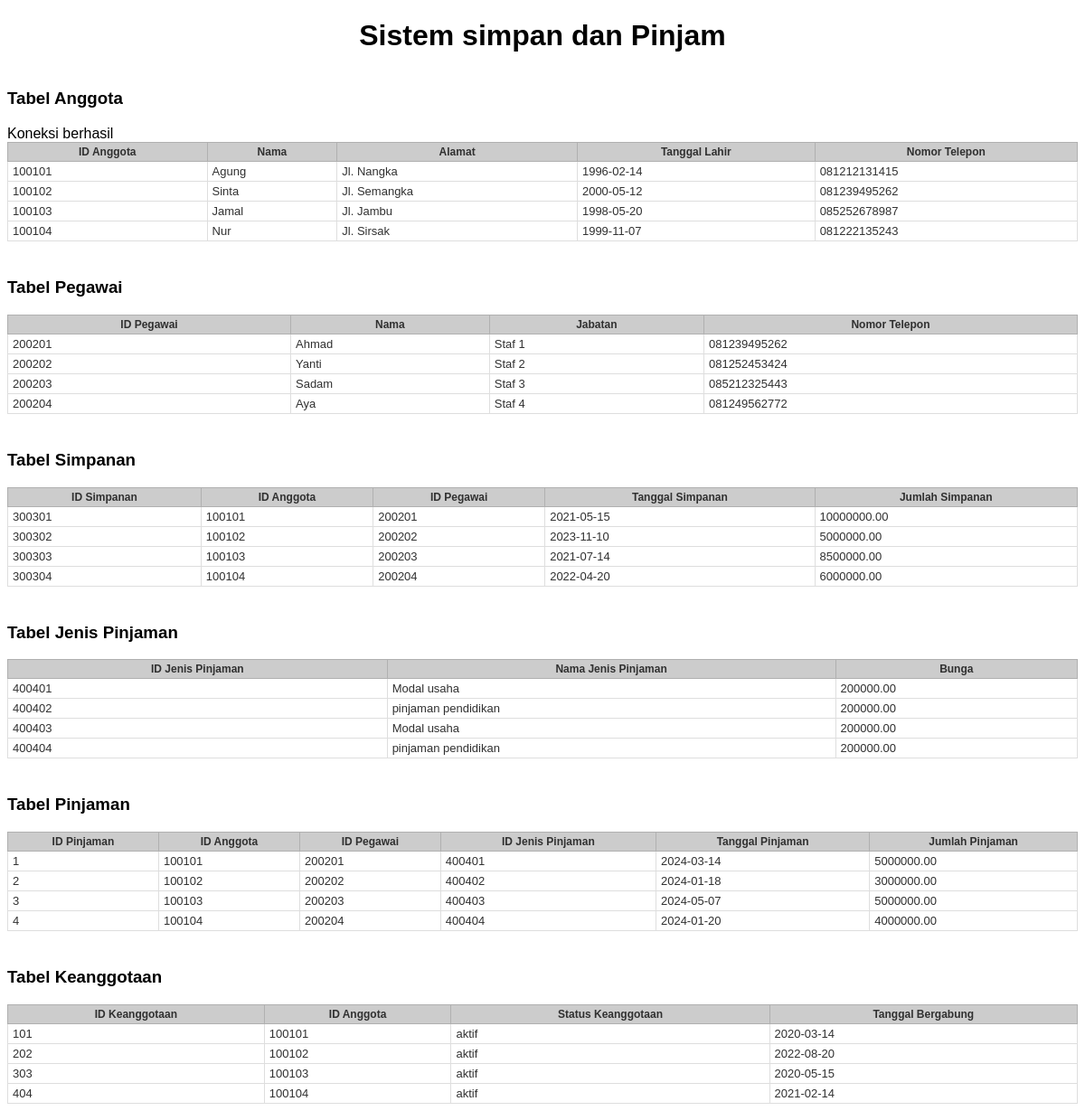
The page / on the database its author committed.
### tables this page shows
CREATE TABLE `anggota` (
  `ID_anggota` int(10) NOT NULL,
  `Nama` varchar(100) DEFAULT NULL,
  `Alamat` varchar(200) DEFAULT NULL,
  `Tanggal_lahir` date DEFAULT NULL,
  `Nomor_telepon` varchar(15) DEFAULT NULL,
  `status_keanggotaan` varchar(50) DEFAULT NULL,
  `Tanggal_bergabung` date DEFAULT NULL
);

CREATE TABLE `pegawai` (
  `ID_pegawai` int(10) NOT NULL,
  `Nama` varchar(100) DEFAULT NULL,
  `Jabatan` varchar(50) DEFAULT NULL,
  `Nomor_telepon` varchar(15) DEFAULT NULL
);

CREATE TABLE `simpanan` (
  `ID_simpanan` int(10) NOT NULL,
  `ID_anggota` int(11) DEFAULT NULL,
  `ID_pegawai` int(11) DEFAULT NULL,
  `Tanggal_simpanan` date DEFAULT NULL,
  `Jumlah_simpanan` decimal(15,2) DEFAULT NULL
);

CREATE TABLE `jenis_pinjaman` (
  `ID_jenis_pinjaman` int(10) NOT NULL,
  `Nama_jenis_pinjaman` varchar(150) DEFAULT NULL,
  `Bunga` decimal(15,2) DEFAULT NULL
);

CREATE TABLE `pinjaman` (
  `ID_pinjaman` int(10) NOT NULL,
  `ID_anggota` int(11) DEFAULT NULL,
  `ID_pegawai` int(11) DEFAULT NULL,
  `ID_jenis_pinjaman` int(11) DEFAULT NULL,
  `Tanggal_pinjaman` date DEFAULT NULL,
  `Jumlah_pinjaman` decimal(15,2) DEFAULT NULL
);

CREATE TABLE `keanggotaan` (
  `ID_keanggotaan` int(10) NOT NULL,
  `ID_anggota` int(11) DEFAULT NULL,
  `Status_keanggotaan` varchar(50) DEFAULT NULL,
  `Tanggal_bergabung` date DEFAULT NULL
);

### index.php (the view, shortened to what this page needs)
<!DOCTYPE html>
<html>
<head>
</head>
<body>
    <center><h1>Sistem simpan dan Pinjam</h1></center>
    <h3>Tabel Anggota</h3>
    <table>
        <thead>
            <tr>
                <th>ID Anggota</th>
                <th>Nama</th>
                <th>Alamat</th>
                <th>Tanggal Lahir</th>
                <th>Nomor Telepon</th>
            </tr>
        </thead>
        <tbody>
            <?php
            include 'koneksi.php';
            $sql = 'SELECT ID_anggota, Nama, alamat, tanggal_lahir, Nomor_telepon FROM anggota';
            $query = mysqli_query($conn, $sql);
            while ($row = mysqli_fetch_array($query)) {
                echo "<tr>
                    <td>{$row['ID_anggota']}</td>
                    <td>{$row['Nama']}</td>
                    <td>{$row['alamat']}</td>
                    <td>{$row['tanggal_lahir']}</td>
                    <td>{$row['Nomor_telepon']}</td>
                </tr>";
            }
            ?>
        </tbody>
    </table>
    <h3>Tabel Pegawai</h3>
    <table>
        <thead>
            <tr>
                <th>ID Pegawai</th>
                <th>Nama</th>
                <th>Jabatan</th>
                <th>Nomor Telepon</th>
            </tr>
        </thead>
        <tbody>
            <?php
            $sql = 'SELECT ID_pegawai, Nama, Jabatan, Nomor_telepon FROM pegawai';
            $query = mysqli_query($conn, $sql);
            while ($row = mysqli_fetch_array($query)) {
                echo "<tr>
                    <td>{$row['ID_pegawai']}</td>
                    <td>{$row['Nama']}</td>
                    <td>{$row['Jabatan']}</td>
                    <td>{$row['Nomor_telepon']}</td>
                </tr>";
            }
            ?>
        </tbody>
    </table>
    <h3>Tabel Simpanan</h3>
    <table>
        <thead>
            <tr>
                <th>ID Simpanan</th>
                <th>ID Anggota</th>
                <th>ID Pegawai</th>
                <th>Tanggal Simpanan</th>
                <th>Jumlah Simpanan</th>
            </tr>
        </thead>
        <tbody>
            <?php
            $sql = 'SELECT ID_simpanan, ID_anggota, ID_pegawai, Tanggal_simpanan, Jumlah_simpanan FROM simpanan';
            $query = mysqli_query($conn, $sql);
            while ($row = mysqli_fetch_array($query)) {
                echo "<tr>
                    <td>{$row['ID_simpanan']}</td>
                    <td>{$row['ID_anggota']}</td>
                    <td>{$row['ID_pegawai']}</td>
                    <td>{$row['Tanggal_simpanan']}</td>
                    <td>{$row['Jumlah_simpanan']}</td>
                </tr>";
            }
            ?>
        </tbody>
    </table>
    <h3>Tabel Jenis Pinjaman</h3>
    <table>
        <thead>
            <tr>
                <th>ID Jenis Pinjaman</th>
                <th>Nama Jenis Pinjaman</th>
                <th>Bunga</th>
            </tr>
        </thead>
        <tbody>
            <?php
            $sql = 'SELECT ID_jenis_pinjaman, Nama_jenis_pinjaman, Bunga FROM jenis_pinjaman';
            $query = mysqli_query($conn, $sql);
            while ($row = mysqli_fetch_array($query)) {
                echo "<tr>
                    <td>{$row['ID_jenis_pinjaman']}</td>
                    <td>{$row['Nama_jenis_pinjaman']}</td>
                    <td>{$row['Bunga']}</td>
                </tr>";
            }
            ?>
        </tbody>
    </table>
    <h3>Tabel Pinjaman</h3>
    <table>
        <thead>
            <tr>
                <th>ID Pinjaman</th>
                <th>ID Anggota</th>
                <th>ID Pegawai</th>
                <th>ID Jenis Pinjaman</th>
                <th>Tanggal Pinjaman</th>
                <th>Jumlah Pinjaman</th>
            </tr>
        </thead>
        <tbody>
            <?php
            $sql = 'SELECT ID_pinjaman, ID_anggota, ID_pegawai, ID_jenis_pinjaman, Tanggal_pinjaman, Jumlah_pinjaman FROM pinjaman';
            $query = mysqli_query($conn, $sql);
            while ($row = mysqli_fetch_array($query)) {
                echo "<tr>
                    <td>{$row['ID_pinjaman']}</td>
                    <td>{$row['ID_anggota']}</td>
                    <td>{$row['ID_pegawai']}</td>
                    <td>{$row['ID_jenis_pinjaman']}</td>
                    <td>{$row['Tanggal_pinjaman']}</td>
                    <td>{$row['Jumlah_pinjaman']}</td>
                </tr>";
            }
            ?>
        </tbody>
    </table>
    <h3>Tabel Keanggotaan</h3>
    <table>
        <thead>
            <tr>
                <th>ID Keanggotaan</th>
                <th>ID Anggota</th>
                <th>Status Keanggotaan</th>
                <th>Tanggal Bergabung</th>
            </tr>
        </thead>
        <tbody>
            <?php
            $sql = 'SELECT ID_keanggotaan, ID_anggota, Status_keanggotaan, Tanggal_bergabung FROM keanggotaan';
            $query = mysqli_query($conn, $sql);
            while ($row = mysqli_fetch_array($query)) {
                echo "<tr>
                    <td>{$row['ID_keanggotaan']}</td>
                    <td>{$row['ID_anggota']}</td>
                    <td>{$row['Status_keanggotaan']}</td>
                    <td>{$row['Tanggal_bergabung']}</td>
                </tr>";
            }
            ?>
        </tbody>
    </table>
</body>
</html>

### index.php (style rules this page uses)
body { font-family: tahoma, arial; }
table { border-collapse: collapse; width: 100%; }
th, td { font-size: 13px; border: 1px solid #DEDEDE; padding: 3px 5px; color: #303030; }
th { background: #CCCCCC; font-size: 12px; border-color: #B0B0B0; }
h3 { margin-top: 40px; }

### rows shown on the page
anggota: ID_anggota "100101", Nama "Agung", Alamat "Jl. Nangka", Tanggal_lahir "1996-02-14", Nomor_telepon "081212131415"
anggota: ID_anggota "100102", Nama "Sinta", Alamat "Jl. Semangka", Tanggal_lahir "2000-05-12", Nomor_telepon "081239495262"
anggota: ID_anggota "100103", Nama "Jamal", Alamat "Jl. Jambu", Tanggal_lahir "1998-05-20", Nomor_telepon "085252678987"
anggota: ID_anggota "100104", Nama "Nur", Alamat "Jl. Sirsak", Tanggal_lahir "1999-11-07", Nomor_telepon "081222135243"
pegawai: ID_pegawai "200201", Nama "Ahmad", Jabatan "Staf 1", Nomor_telepon "081239495262"
pegawai: ID_pegawai "200202", Nama "Yanti", Jabatan "Staf 2", Nomor_telepon "081252453424"
pegawai: ID_pegawai "200203", Nama "Sadam", Jabatan "Staf 3", Nomor_telepon "085212325443"
pegawai: ID_pegawai "200204", Nama "Aya", Jabatan "Staf 4", Nomor_telepon "081249562772"
simpanan: ID_simpanan "300301", ID_anggota "100101", ID_pegawai "200201", Tanggal_simpanan "2021-05-15", Jumlah_simpanan "10000000.00"
simpanan: ID_simpanan "300302", ID_anggota "100102", ID_pegawai "200202", Tanggal_simpanan "2023-11-10", Jumlah_simpanan "5000000.00"
simpanan: ID_simpanan "300303", ID_anggota "100103", ID_pegawai "200203", Tanggal_simpanan "2021-07-14", Jumlah_simpanan "8500000.00"
simpanan: ID_simpanan "300304", ID_anggota "100104", ID_pegawai "200204", Tanggal_simpanan "2022-04-20", Jumlah_simpanan "6000000.00"
jenis_pinjaman: ID_jenis_pinjaman "400401", Nama_jenis_pinjaman "Modal usaha", Bunga "200000.00"
jenis_pinjaman: ID_jenis_pinjaman "400402", Nama_jenis_pinjaman "pinjaman pendidikan", Bunga "200000.00"
jenis_pinjaman: ID_jenis_pinjaman "400403", Nama_jenis_pinjaman "Modal usaha", Bunga "200000.00"
jenis_pinjaman: ID_jenis_pinjaman "400404", Nama_jenis_pinjaman "pinjaman pendidikan", Bunga "200000.00"
pinjaman: ID_pinjaman "1", ID_anggota "100101", ID_pegawai "200201", ID_jenis_pinjaman "400401", Tanggal_pinjaman "2024-03-14", Jumlah_pinjaman "5000000.00"
pinjaman: ID_pinjaman "2", ID_anggota "100102", ID_pegawai "200202", ID_jenis_pinjaman "400402", Tanggal_pinjaman "2024-01-18", Jumlah_pinjaman "3000000.00"
pinjaman: ID_pinjaman "3", ID_anggota "100103", ID_pegawai "200203", ID_jenis_pinjaman "400403", Tanggal_pinjaman "2024-05-07", Jumlah_pinjaman "5000000.00"
pinjaman: ID_pinjaman "4", ID_anggota "100104", ID_pegawai "200204", ID_jenis_pinjaman "400404", Tanggal_pinjaman "2024-01-20", Jumlah_pinjaman "4000000.00"
keanggotaan: ID_keanggotaan "101", ID_anggota "100101", Status_keanggotaan "aktif", Tanggal_bergabung "2020-03-14"
keanggotaan: ID_keanggotaan "202", ID_anggota "100102", Status_keanggotaan "aktif", Tanggal_bergabung "2022-08-20"
keanggotaan: ID_keanggotaan "303", ID_anggota "100103", Status_keanggotaan "aktif", Tanggal_bergabung "2020-05-15"
keanggotaan: ID_keanggotaan "404", ID_anggota "100104", Status_keanggotaan "aktif", Tanggal_bergabung "2021-02-14"
